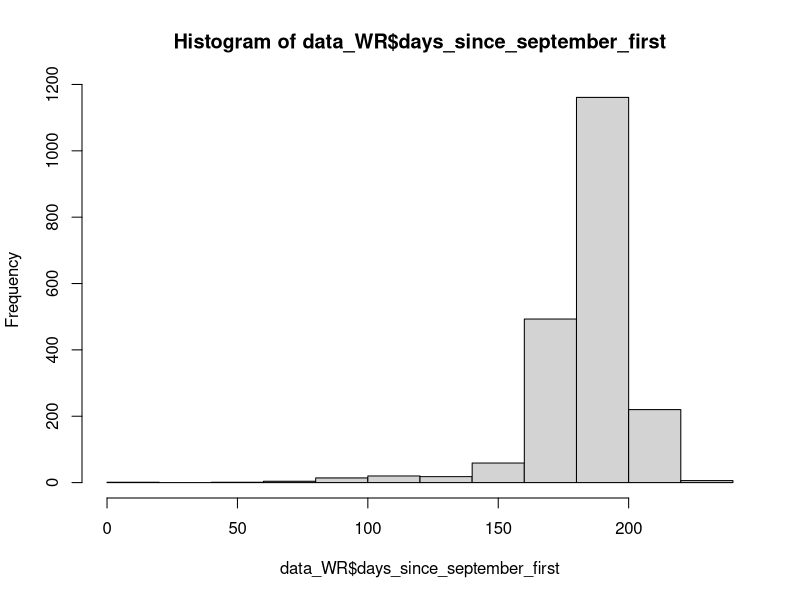

The R script that drew this image:
setwd("~/GitHub/2023_OMR_PA_Salmon_Genetics")

library(tidyverse)
library(lubridate)

data_WR<-read_csv("output/Paired_Genetic_Data_Loss_Comparison_2023-01-17.csv")

str(data_WR)

data_WR <- data_WR %>% mutate(september_year = ifelse(month(SampleDate)>8,year(SampleDate),year(SampleDate)-1)) %>%
  mutate(september_first_last_year = as.Date(paste(september_year, "09", "01", sep = "-"))) %>%
  mutate(days_since_september_first=as.numeric(SampleDate - september_first_last_year))

data_WR_sum<- data.frame(quantile = scales::percent(c(0, 0.05, 0.1, 0.9, 0.95, 1.0)),
            date = quantile(data_WR$days_since_september_first, c(0, 0.05, 0.1, 0.9, 0.95, 1.0), type=1)) 

hist(data_WR$days_since_september_first)

new_data <- data.frame(
  quantile = c("mean", "median"),
  date = c(round(mean(data_WR$days_since_september_first)), median(data_WR$days_since_september_first)),
  stringsAsFactors = FALSE
)


# Add new rows using rbind
data_WR_sum_new <- rbind(data_WR_sum, new_data)

# Change to date

# Define September 1st of the previous year
september_first_2022 <- as.Date(paste("2022", "09", "01", sep = "-"))


# Convert the days back to month and day
data_WR_sum_new$new_date <- september_first_2022 + data_WR_sum_new$date

data_WR_sum_new<- data_WR_sum_new %>%
  arrange(date)

# Write csv
write.csv(data_WR_sum_new,file.path("output","date_distribution_geneticWR_salvage.csv"),row.names=F)

# Do year by year according to Josh
data_WR_year <- data_WR %>% group_by(september_year) %>% summarise(min_date=min(SampleDate),median_date=median(SampleDate),max_date=max(SampleDate)) %>%
  mutate(water_year=september_year+1) %>% select(-september_year)

# Write csv
write.csv(data_WR_year,file.path("output","date_distribution_geneticWR_salvage_by_year.csv"),row.names=F)
